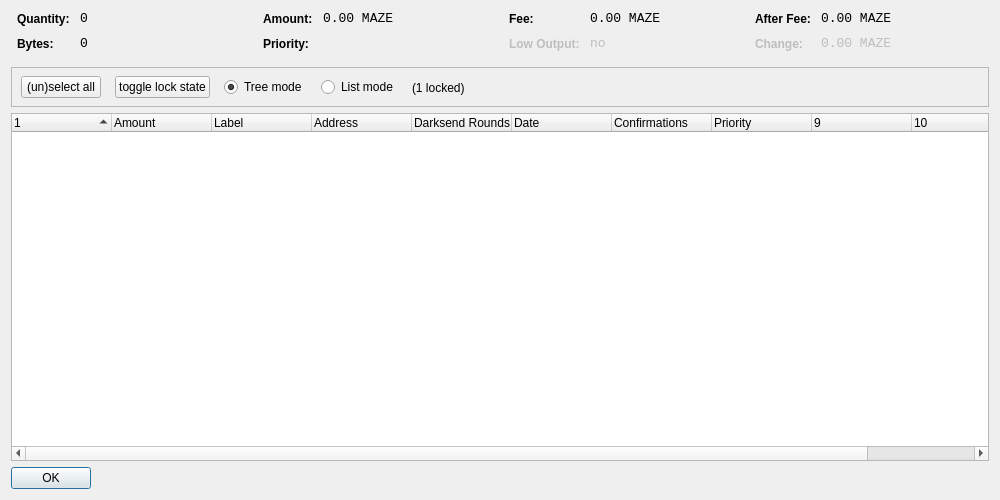
<?xml version="1.0" encoding="UTF-8"?>
<ui version="4.0">
 <class>CoinControlDialog</class>
 <widget class="QDialog" name="CoinControlDialog">
  <property name="geometry">
   <rect>
    <x>0</x>
    <y>0</y>
    <width>1000</width>
    <height>500</height>
   </rect>
  </property>
  <property name="windowTitle">
   <string>Coin Control</string>
  </property>
  <layout class="QVBoxLayout" name="verticalLayout">
   <item>
    <layout class="QHBoxLayout" name="horizontalLayoutTop" stretch="0,0,0,0">
     <property name="topMargin">
      <number>0</number>
     </property>
     <property name="bottomMargin">
      <number>10</number>
     </property>
     <item>
      <layout class="QFormLayout" name="formLayoutCoinControl1">
       <property name="horizontalSpacing">
        <number>10</number>
       </property>
       <property name="verticalSpacing">
        <number>10</number>
       </property>
       <property name="leftMargin">
        <number>6</number>
       </property>
       <property name="rightMargin">
        <number>6</number>
       </property>
       <item row="0" column="0">
        <widget class="QLabel" name="labelCoinControlQuantityText">
         <property name="styleSheet">
          <string notr="true">font-weight:bold;</string>
         </property>
         <property name="text">
          <string>Quantity:</string>
         </property>
        </widget>
       </item>
       <item row="0" column="1">
        <widget class="QLabel" name="labelCoinControlQuantity">
         <property name="font">
          <font>
           <family>Monospace</family>
           <pointsize>10</pointsize>
          </font>
         </property>
         <property name="cursor">
          <cursorShape>IBeamCursor</cursorShape>
         </property>
         <property name="contextMenuPolicy">
          <enum>Qt::ActionsContextMenu</enum>
         </property>
         <property name="text">
          <string notr="true">0</string>
         </property>
         <property name="textInteractionFlags">
          <set>Qt::LinksAccessibleByMouse|Qt::TextSelectableByKeyboard|Qt::TextSelectableByMouse</set>
         </property>
        </widget>
       </item>
       <item row="1" column="0">
        <widget class="QLabel" name="labelCoinControlBytesText">
         <property name="styleSheet">
          <string notr="true">font-weight:bold;</string>
         </property>
         <property name="text">
          <string>Bytes:</string>
         </property>
        </widget>
       </item>
       <item row="1" column="1">
        <widget class="QLabel" name="labelCoinControlBytes">
         <property name="font">
          <font>
           <family>Monospace</family>
           <pointsize>10</pointsize>
          </font>
         </property>
         <property name="cursor">
          <cursorShape>IBeamCursor</cursorShape>
         </property>
         <property name="contextMenuPolicy">
          <enum>Qt::ActionsContextMenu</enum>
         </property>
         <property name="text">
          <string notr="true">0</string>
         </property>
         <property name="textInteractionFlags">
          <set>Qt::LinksAccessibleByMouse|Qt::TextSelectableByKeyboard|Qt::TextSelectableByMouse</set>
         </property>
        </widget>
       </item>
      </layout>
     </item>
     <item>
      <layout class="QFormLayout" name="formLayoutCoinControl2">
       <property name="horizontalSpacing">
        <number>10</number>
       </property>
       <property name="verticalSpacing">
        <number>10</number>
       </property>
       <property name="leftMargin">
        <number>6</number>
       </property>
       <property name="rightMargin">
        <number>6</number>
       </property>
       <item row="0" column="0">
        <widget class="QLabel" name="labelCoinControlAmountText">
         <property name="styleSheet">
          <string notr="true">font-weight:bold;</string>
         </property>
         <property name="text">
          <string>Amount:</string>
         </property>
        </widget>
       </item>
       <item row="0" column="1">
        <widget class="QLabel" name="labelCoinControlAmount">
         <property name="font">
          <font>
           <family>Monospace</family>
           <pointsize>10</pointsize>
          </font>
         </property>
         <property name="cursor">
          <cursorShape>IBeamCursor</cursorShape>
         </property>
         <property name="contextMenuPolicy">
          <enum>Qt::ActionsContextMenu</enum>
         </property>
         <property name="text">
          <string notr="true">0.00 MAZE</string>
         </property>
         <property name="textInteractionFlags">
          <set>Qt::LinksAccessibleByMouse|Qt::TextSelectableByKeyboard|Qt::TextSelectableByMouse</set>
         </property>
        </widget>
       </item>
       <item row="1" column="0">
        <widget class="QLabel" name="labelCoinControlPriorityText">
         <property name="styleSheet">
          <string notr="true">font-weight:bold;</string>
         </property>
         <property name="text">
          <string>Priority:</string>
         </property>
        </widget>
       </item>
       <item row="1" column="1">
        <widget class="QLabel" name="labelCoinControlPriority">
         <property name="font">
          <font>
           <family>Monospace</family>
           <pointsize>10</pointsize>
          </font>
         </property>
         <property name="cursor">
          <cursorShape>IBeamCursor</cursorShape>
         </property>
         <property name="contextMenuPolicy">
          <enum>Qt::ActionsContextMenu</enum>
         </property>
         <property name="text">
          <string/>
         </property>
         <property name="textInteractionFlags">
          <set>Qt::LinksAccessibleByMouse|Qt::TextSelectableByKeyboard|Qt::TextSelectableByMouse</set>
         </property>
        </widget>
       </item>
      </layout>
     </item>
     <item>
      <layout class="QFormLayout" name="formLayoutCoinControl3">
       <property name="horizontalSpacing">
        <number>10</number>
       </property>
       <property name="verticalSpacing">
        <number>10</number>
       </property>
       <property name="leftMargin">
        <number>6</number>
       </property>
       <property name="rightMargin">
        <number>6</number>
       </property>
       <item row="0" column="0">
        <widget class="QLabel" name="labelCoinControlFeeText">
         <property name="styleSheet">
          <string notr="true">font-weight:bold;</string>
         </property>
         <property name="text">
          <string>Fee:</string>
         </property>
        </widget>
       </item>
       <item row="0" column="1">
        <widget class="QLabel" name="labelCoinControlFee">
         <property name="font">
          <font>
           <family>Monospace</family>
           <pointsize>10</pointsize>
          </font>
         </property>
         <property name="cursor">
          <cursorShape>IBeamCursor</cursorShape>
         </property>
         <property name="contextMenuPolicy">
          <enum>Qt::ActionsContextMenu</enum>
         </property>
         <property name="text">
          <string notr="true">0.00 MAZE</string>
         </property>
         <property name="textInteractionFlags">
          <set>Qt::LinksAccessibleByMouse|Qt::TextSelectableByKeyboard|Qt::TextSelectableByMouse</set>
         </property>
        </widget>
       </item>
       <item row="1" column="0">
        <widget class="QLabel" name="labelCoinControlLowOutputText">
         <property name="enabled">
          <bool>false</bool>
         </property>
         <property name="styleSheet">
          <string notr="true">font-weight:bold;</string>
         </property>
         <property name="text">
          <string>Low Output:</string>
         </property>
        </widget>
       </item>
       <item row="1" column="1">
        <widget class="QLabel" name="labelCoinControlLowOutput">
         <property name="enabled">
          <bool>false</bool>
         </property>
         <property name="font">
          <font>
           <family>Monospace</family>
           <pointsize>10</pointsize>
          </font>
         </property>
         <property name="cursor">
          <cursorShape>IBeamCursor</cursorShape>
         </property>
         <property name="contextMenuPolicy">
          <enum>Qt::ActionsContextMenu</enum>
         </property>
         <property name="text">
          <string notr="true">no</string>
         </property>
         <property name="textInteractionFlags">
          <set>Qt::LinksAccessibleByMouse|Qt::TextSelectableByKeyboard|Qt::TextSelectableByMouse</set>
         </property>
        </widget>
       </item>
      </layout>
     </item>
     <item>
      <layout class="QFormLayout" name="formLayoutCoinControl4">
       <property name="horizontalSpacing">
        <number>10</number>
       </property>
       <property name="verticalSpacing">
        <number>10</number>
       </property>
       <property name="leftMargin">
        <number>6</number>
       </property>
       <property name="rightMargin">
        <number>6</number>
       </property>
       <item row="0" column="0">
        <widget class="QLabel" name="labelCoinControlAfterFeeText">
         <property name="styleSheet">
          <string notr="true">font-weight:bold;</string>
         </property>
         <property name="text">
          <string>After Fee:</string>
         </property>
        </widget>
       </item>
       <item row="0" column="1">
        <widget class="QLabel" name="labelCoinControlAfterFee">
         <property name="font">
          <font>
           <family>Monospace</family>
           <pointsize>10</pointsize>
          </font>
         </property>
         <property name="cursor">
          <cursorShape>IBeamCursor</cursorShape>
         </property>
         <property name="contextMenuPolicy">
          <enum>Qt::ActionsContextMenu</enum>
         </property>
         <property name="text">
          <string notr="true">0.00 MAZE</string>
         </property>
         <property name="textInteractionFlags">
          <set>Qt::LinksAccessibleByMouse|Qt::TextSelectableByKeyboard|Qt::TextSelectableByMouse</set>
         </property>
        </widget>
       </item>
       <item row="1" column="0">
        <widget class="QLabel" name="labelCoinControlChangeText">
         <property name="enabled">
          <bool>false</bool>
         </property>
         <property name="styleSheet">
          <string notr="true">font-weight:bold;</string>
         </property>
         <property name="text">
          <string>Change:</string>
         </property>
        </widget>
       </item>
       <item row="1" column="1">
        <widget class="QLabel" name="labelCoinControlChange">
         <property name="enabled">
          <bool>false</bool>
         </property>
         <property name="font">
          <font>
           <family>Monospace</family>
           <pointsize>10</pointsize>
          </font>
         </property>
         <property name="cursor">
          <cursorShape>IBeamCursor</cursorShape>
         </property>
         <property name="contextMenuPolicy">
          <enum>Qt::ActionsContextMenu</enum>
         </property>
         <property name="text">
          <string notr="true">0.00 MAZE</string>
         </property>
         <property name="textInteractionFlags">
          <set>Qt::LinksAccessibleByMouse|Qt::TextSelectableByKeyboard|Qt::TextSelectableByMouse</set>
         </property>
        </widget>
       </item>
      </layout>
     </item>
    </layout>
   </item>
   <item>
    <widget class="QFrame" name="frame">
     <property name="minimumSize">
      <size>
       <width>0</width>
       <height>40</height>
      </size>
     </property>
     <property name="frameShape">
      <enum>QFrame::StyledPanel</enum>
     </property>
     <property name="frameShadow">
      <enum>QFrame::Sunken</enum>
     </property>
     <widget class="QWidget" name="horizontalLayoutWidget">
      <property name="geometry">
       <rect>
        <x>10</x>
        <y>0</y>
        <width>781</width>
        <height>41</height>
       </rect>
      </property>
      <layout class="QHBoxLayout" name="horizontalLayoutPanel" stretch="0,0,0,0,0">
       <property name="spacing">
        <number>14</number>
       </property>
       <item>
        <widget class="QPushButton" name="pushButtonSelectAll">
         <property name="sizePolicy">
          <sizepolicy hsizetype="Maximum" vsizetype="Fixed">
           <horstretch>0</horstretch>
           <verstretch>0</verstretch>
          </sizepolicy>
         </property>
         <property name="text">
          <string>(un)select all</string>
         </property>
        </widget>
       </item>
        <item>
         <widget class="QPushButton" name="pushButtonToggleLock">
          <property name="sizePolicy">
           <sizepolicy hsizetype="Maximum" vsizetype="Fixed">
            <horstretch>0</horstretch>
            <verstretch>0</verstretch>
           </sizepolicy>
          </property>
          <property name="text">
           <string>toggle lock state</string>
          </property>
          <property name="autoDefault">
           <bool>false</bool>
          </property>
         </widget>
        </item>
       <item>
        <widget class="QRadioButton" name="radioTreeMode">
         <property name="sizePolicy">
          <sizepolicy hsizetype="Maximum" vsizetype="Fixed">
           <horstretch>0</horstretch>
           <verstretch>0</verstretch>
          </sizepolicy>
         </property>
         <property name="text">
          <string>Tree mode</string>
         </property>
         <property name="checked">
          <bool>true</bool>
         </property>
        </widget>
       </item>
       <item>
        <widget class="QRadioButton" name="radioListMode">
         <property name="sizePolicy">
          <sizepolicy hsizetype="Maximum" vsizetype="Fixed">
           <horstretch>0</horstretch>
           <verstretch>0</verstretch>
          </sizepolicy>
         </property>
         <property name="text">
          <string>List mode</string>
         </property>
        </widget>
       </item>
        <item>
         <widget class="QLabel" name="labelLocked">
          <property name="text">
           <string>(1 locked)</string>
          </property>
         </widget>
        </item>
       <item>
        <spacer name="horizontalSpacer">
         <property name="orientation">
          <enum>Qt::Horizontal</enum>
         </property>
         <property name="sizeHint" stdset="0">
          <size>
           <width>40</width>
           <height>20</height>
          </size>
         </property>
        </spacer>
       </item>
      </layout>
     </widget>
    </widget>
   </item>
   <item>
    <widget class="CoinControlTreeWidget" name="treeWidget">
     <property name="contextMenuPolicy">
      <enum>Qt::CustomContextMenu</enum>
     </property>
     <property name="sortingEnabled">
      <bool>false</bool>
     </property>
     <property name="columnCount">
      <number>11</number>
     </property>
     <attribute name="headerShowSortIndicator" stdset="0">
      <bool>true</bool>
     </attribute>
     <attribute name="headerStretchLastSection">
      <bool>false</bool>
     </attribute>
     <column>
      <property name="text">
       <string/>
      </property>
     </column>
     <column>
      <property name="text">
       <string>Amount</string>
      </property>
     </column>
     <column>
      <property name="text">
       <string>Label</string>
      </property>
     </column>
     <column>
      <property name="text">
       <string>Address</string>
      </property>
     </column>
     <column>
      <property name="text">
       <string>Darksend Rounds</string>
      </property>
    </column>
     <column>
      <property name="text">
       <string>Date</string>
      </property>
     </column>
     <column>
      <property name="text">
       <string>Confirmations</string>
      </property>
      <property name="toolTip">
       <string>Confirmed</string>
      </property>
     </column>
     <column>
      <property name="text">
       <string>Priority</string>
      </property>
     </column>
     <column>
      <property name="text">
       <string/>
      </property>
     </column>
     <column>
      <property name="text">
       <string/>
      </property>
     </column>
     <column>
      <property name="text">
       <string/>
      </property>
     </column>
     <column>
      <property name="text">
       <string/>
      </property>
     </column>
    </widget>
   </item>
   <item>
    <widget class="QDialogButtonBox" name="buttonBox">
     <property name="sizePolicy">
      <sizepolicy hsizetype="Maximum" vsizetype="Fixed">
       <horstretch>0</horstretch>
       <verstretch>0</verstretch>
      </sizepolicy>
     </property>
     <property name="orientation">
      <enum>Qt::Horizontal</enum>
     </property>
     <property name="standardButtons">
      <set>QDialogButtonBox::Ok</set>
     </property>
    </widget>
   </item>
  </layout>
 </widget>
 <customwidgets>
  <customwidget>
   <class>CoinControlTreeWidget</class>
   <extends>QTreeWidget</extends>
   <header>coincontroltreewidget.h</header>
  </customwidget>
 </customwidgets>
 <resources/>
 <connections/>
</ui>
